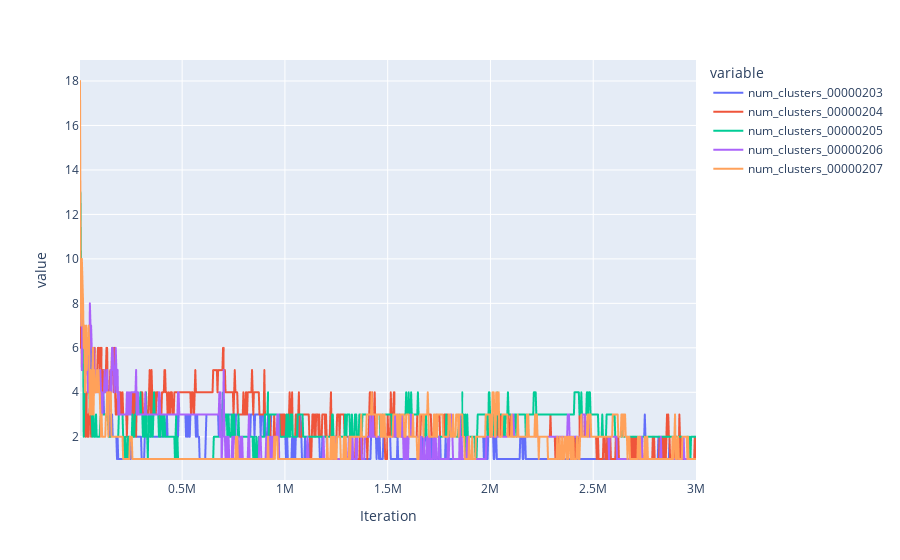

The notebook cell saved with this chart:
### Code cell
import pandas as pd
import plotly.express as px

df = pd.read_excel('num_clusters_vs_iterations.xlsx')

fig = px.line(
    df,
    x='Iteration',
    y=df.columns[1:]
)


fig.show()
# print(df.to_string())

# df.plot(x='Run ID', y='num iterations', kind='scatter')  # Scatter plot

### Figure 1 — Plotly figure (JSON) as saved in the notebook; plotly's stock layout.template omitted (floating-point values rounded to 4 significant figures; data arrays with more than 128 entries replaced by an {"elided": "..."} marker saying what was removed)
{"data": [{"hovertemplate": "variable=num_clusters_00000203<br>Iteration=%{x}<br>value=%{y}<extra></extra>", "legendgroup": "num_clusters_00000203", "line": {"color": "#636efa", "dash": "solid"}, "marker": {"symbol": "circle"}, "mode": "lines", "name": "num_clusters_00000203", "showlegend": true, "type": "scattergl", "x": {"elided": "1000 int values"}, "xaxis": "x", "y": {"elided": "1000 int values"}, "yaxis": "y"}, {"hovertemplate": "variable=num_clusters_00000204<br>Iteration=%{x}<br>value=%{y}<extra></extra>", "legendgroup": "num_clusters_00000204", "line": {"color": "#EF553B", "dash": "solid"}, "marker": {"symbol": "circle"}, "mode": "lines", "name": "num_clusters_00000204", "showlegend": true, "type": "scattergl", "x": {"elided": "1000 int values"}, "xaxis": "x", "y": {"elided": "1000 int values"}, "yaxis": "y"}, {"hovertemplate": "variable=num_clusters_00000205<br>Iteration=%{x}<br>value=%{y}<extra></extra>", "legendgroup": "num_clusters_00000205", "line": {"color": "#00cc96", "dash": "solid"}, "marker": {"symbol": "circle"}, "mode": "lines", "name": "num_clusters_00000205", "showlegend": true, "type": "scattergl", "x": {"elided": "1000 int values"}, "xaxis": "x", "y": {"elided": "1000 int values"}, "yaxis": "y"}, {"hovertemplate": "variable=num_clusters_00000206<br>Iteration=%{x}<br>value=%{y}<extra></extra>", "legendgroup": "num_clusters_00000206", "line": {"color": "#ab63fa", "dash": "solid"}, "marker": {"symbol": "circle"}, "mode": "lines", "name": "num_clusters_00000206", "showlegend": true, "type": "scattergl", "x": {"elided": "1000 int values"}, "xaxis": "x", "y": {"elided": "1000 int values"}, "yaxis": "y"}, {"hovertemplate": "variable=num_clusters_00000207<br>Iteration=%{x}<br>value=%{y}<extra></extra>", "legendgroup": "num_clusters_00000207", "line": {"color": "#FFA15A", "dash": "solid"}, "marker": {"symbol": "circle"}, "mode": "lines", "name": "num_clusters_00000207", "showlegend": true, "type": "scattergl", "x": {"elided": "1000 int values"}, "xaxis": "x", "y": {"elided": "1000 int values"}, "yaxis": "y"}], "layout": {"legend": {"title": {"text": "variable"}, "tracegroupgap": 0}, "margin": {"t": 60}, "xaxis": {"anchor": "y", "domain": [0, 1], "title": {"text": "Iteration"}}, "yaxis": {"anchor": "x", "domain": [0, 1], "title": {"text": "value"}}}}
